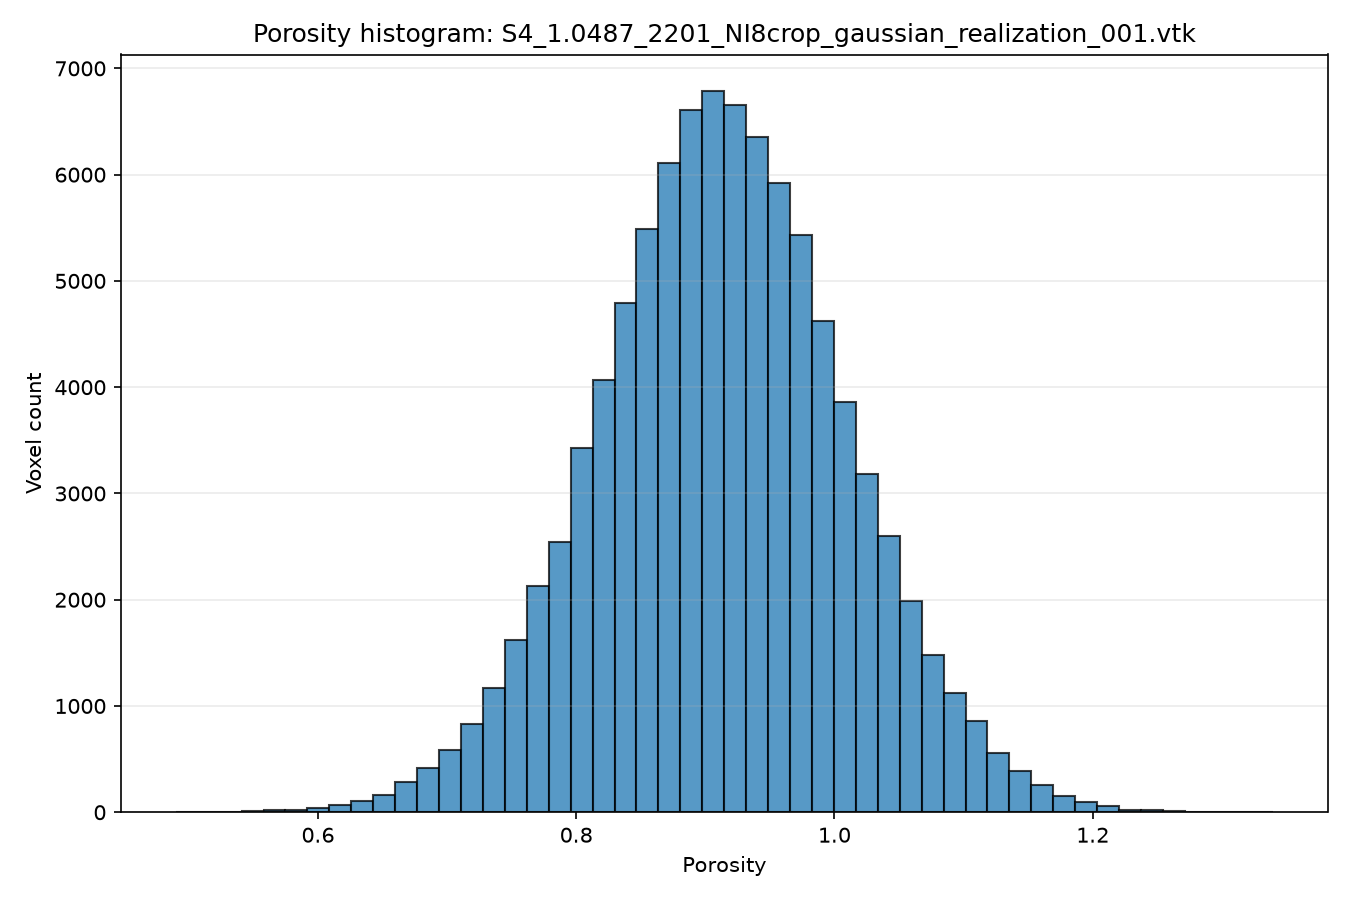

The script that saved this image:
#!/usr/bin/env python3
"""Plot a histogram of porosity values from a legacy ASCII VTK file."""

from __future__ import annotations

import argparse
from pathlib import Path

import matplotlib.pyplot as plt
import numpy as np
import tifffile


def read_vtk_porosity(vtk_path: Path) -> np.ndarray:
    """Read the point scalars named ``porosity`` from a legacy ASCII VTK file."""
    lines = vtk_path.read_text(encoding="utf-8").splitlines()

    scalar_index = next(
        (
            index
            for index, line in enumerate(lines)
            if line.strip().upper().startswith("SCALARS POROSITY")
        ),
        None,
    )
    if scalar_index is None:
        raise ValueError("No SCALARS porosity array was found in the VTK file.")

    lookup_index = next(
        (
            index
            for index in range(scalar_index + 1, len(lines))
            if lines[index].strip().upper().startswith("LOOKUP_TABLE")
        ),
        None,
    )
    if lookup_index is None:
        raise ValueError("No LOOKUP_TABLE entry was found after the porosity scalar array.")

    values: list[float] = []
    for line in lines[lookup_index + 1 :]:
        stripped = line.strip()
        if not stripped:
            continue
        try:
            values.extend(float(token) for token in stripped.split())
        except ValueError as error:
            raise ValueError(
                f"Unexpected non-numeric data in the porosity array near: {stripped[:80]!r}"
            ) from error

    if not values:
        raise ValueError("The porosity scalar array contains no values.")

    return np.asarray(values, dtype=float)


def describe_values(values: np.ndarray) -> dict[str, float]:
    """Calculate summary statistics for one realization."""
    outside = (values < 0.0) | (values > 1.0)
    return {
        "count": float(values.size),
        "mean": float(np.mean(values)),
        "variance": float(np.var(values)),
        "minimum": float(np.min(values)),
        "maximum": float(np.max(values)),
        "below_zero": float(np.count_nonzero(values < 0.0)),
        "above_one": float(np.count_nonzero(values > 1.0)),
        "outside_fraction": float(np.count_nonzero(outside) / values.size),
    }


def parse_args() -> argparse.Namespace:
    project_folder = Path(__file__).resolve().parent.parent
    default_vtk = (
        project_folder
        / "GENERATED_POROSITY_FIELDS"
        / "S4_1.0487_2201_NI8crop_gaussian_realization_001.vtk"
    )

    parser = argparse.ArgumentParser(
        description="Plot a histogram of porosity values from a legacy ASCII VTK file."
    )
    parser.add_argument(
        "--vtk",
        type=Path,
        default=default_vtk,
        help="VTK file to visualize (default: existing realization 001)",
    )
    parser.add_argument("--bins", type=int, default=50, help="Histogram bin count")
    parser.add_argument(
        "--physical-range",
        action="store_true",
        help="Display only values from 0 to 1 (source values are unchanged)",
    )
    parser.add_argument(
        "--output",
        type=Path,
        default=Path(__file__).resolve().parent / "porosity_histogram.png",
        help="Where to save the histogram image",
    )
    parser.add_argument("--no-show", action="store_true", help="Do not open an interactive window")
    parser.add_argument(
        "--measured",
        type=Path,
        help="Measured blockwise porosity TIFF to overlay",
    )
    return parser.parse_args()


def main() -> None:
    args = parse_args()

    if args.bins < 1:
        raise SystemExit("--bins must be at least 1")

    vtk_path = args.vtk.expanduser().resolve()
    if not vtk_path.is_file():
        raise SystemExit(f"VTK file not found: {vtk_path}")

    values = read_vtk_porosity(vtk_path)
    statistics = describe_values(values)

    plot_values = values[np.isfinite(values)]
    if args.physical_range:
        plot_values = plot_values[(plot_values >= 0.0) & (plot_values <= 1.0)]

    measured_values = None
    measured_path = None
    measured_statistics = None
    if args.measured:
        measured_path = args.measured.expanduser().resolve()
        if not measured_path.is_file():
            raise SystemExit(f"Measured porosity TIFF not found: {measured_path}")

        measured_values = tifffile.imread(measured_path).astype(np.float64).ravel()
        measured_values = measured_values[np.isfinite(measured_values)]
        if measured_values.size == 0:
            raise SystemExit("The measured porosity TIFF contains no finite values.")
        measured_statistics = describe_values(measured_values)

        if args.physical_range:
            measured_values = measured_values[
                (measured_values >= 0.0) & (measured_values <= 1.0)
            ]
            if measured_values.size == 0:
                raise SystemExit("No measured porosity values lie in the range 0 to 1.")

    fig, axis = plt.subplots(figsize=(9, 6))

    if measured_values is not None:
        if args.physical_range:
            histogram_bins = np.linspace(0.0, 1.0, args.bins + 1)
        else:
            combined_values = np.concatenate((plot_values, measured_values))
            histogram_bins = np.histogram_bin_edges(combined_values, bins=args.bins)

        axis.hist(
            measured_values,
            bins=histogram_bins,
            density=True,
            alpha=0.35,
            edgecolor="black",
            color="tab:blue",
            label="Measured",
        )
        axis.hist(
            plot_values,
            bins=histogram_bins,
            density=True,
            histtype="step",
            linewidth=2.0,
            color="tab:orange",
            label="Reconstructed",
        )
        axis.set_ylabel("Probability density")
        axis.legend()
    else:
        axis.hist(plot_values, bins=args.bins, edgecolor="black", alpha=0.75)
        axis.set_ylabel("Voxel count")

    axis.set_xlabel("Porosity")
    axis.set_title(f"Porosity histogram: {vtk_path.name}")
    if args.physical_range:
        axis.set_xlim(0.0, 1.0)

    axis.grid(axis="y", alpha=0.25)
    fig.tight_layout()

    args.output.expanduser().resolve().parent.mkdir(parents=True, exist_ok=True)
    fig.savefig(args.output.expanduser().resolve(), dpi=150)

    print(f"VTK file: {vtk_path}")
    print(f"Values: {statistics['count']:.0f}")
    print(f"Mean: {statistics['mean']:.6f}")
    print(f"Variance: {statistics['variance']:.6f}")
    print(f"Minimum: {statistics['minimum']:.6f}")
    print(f"Maximum: {statistics['maximum']:.6f}")
    print(f"Below 0: {statistics['below_zero']:.0f}")
    print(f"Above 1: {statistics['above_one']:.0f}")
    print(f"Outside 0-1 fraction: {statistics['outside_fraction']:.6f}")

    if measured_path is not None:
        print(f"Measured TIFF: {measured_path}")
        print(f"Measured values: {measured_statistics['count']:.0f}")
        print(f"Measured mean: {measured_statistics['mean']:.6f}")
        print(f"Measured variance: {measured_statistics['variance']:.6f}")
        print(f"Measured minimum: {measured_statistics['minimum']:.6f}")
        print(f"Measured maximum: {measured_statistics['maximum']:.6f}")

    print(f"Saved histogram: {args.output.expanduser().resolve()}")

    if not args.no_show:
        plt.show()


if __name__ == "__main__":
    main()
